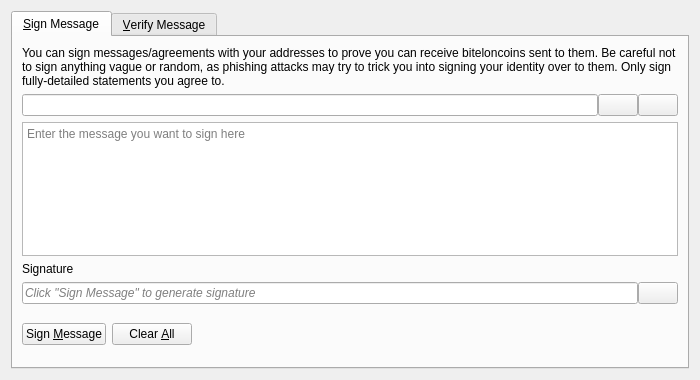
<?xml version="1.0" encoding="UTF-8"?>
<ui version="4.0">
 <class>SignVerifyMessageDialog</class>
 <widget class="QDialog" name="SignVerifyMessageDialog">
  <property name="geometry">
   <rect>
    <x>0</x>
    <y>0</y>
    <width>700</width>
    <height>380</height>
   </rect>
  </property>
  <property name="windowTitle">
   <string>Signatures - Sign / Verify a Message</string>
  </property>
  <property name="modal">
   <bool>true</bool>
  </property>
  <layout class="QVBoxLayout" name="verticalLayout">
   <item>
    <widget class="QTabWidget" name="tabWidget">
     <property name="currentIndex">
      <number>0</number>
     </property>
     <widget class="QWidget" name="tabSignMessage">
      <attribute name="title">
       <string>&amp;Sign Message</string>
      </attribute>
      <layout class="QVBoxLayout" name="verticalLayout_SM">
       <item>
        <widget class="QLabel" name="infoLabel_SM">
         <property name="text">
          <string>You can sign messages/agreements with your addresses to prove you can receive biteloncoins sent to them. Be careful not to sign anything vague or random, as phishing attacks may try to trick you into signing your identity over to them. Only sign fully-detailed statements you agree to.</string>
         </property>
         <property name="textFormat">
          <enum>Qt::PlainText</enum>
         </property>
         <property name="wordWrap">
          <bool>true</bool>
         </property>
        </widget>
       </item>
       <item>
        <layout class="QHBoxLayout" name="horizontalLayout_1_SM">
         <property name="spacing">
          <number>0</number>
         </property>
         <item>
          <widget class="QValidatedLineEdit" name="addressIn_SM">
           <property name="toolTip">
            <string>The BitElonCoin address to sign the message with</string>
           </property>
          </widget>
         </item>
         <item>
          <widget class="QPushButton" name="addressBookButton_SM">
           <property name="toolTip">
            <string>Choose previously used address</string>
           </property>
           <property name="text">
            <string/>
           </property>
           <property name="icon">
            <iconset resource="../biteloncoin.qrc">
             <normaloff>:/icons/address-book</normaloff>:/icons/address-book</iconset>
           </property>
           <property name="shortcut">
            <string>Alt+A</string>
           </property>
           <property name="autoDefault">
            <bool>false</bool>
           </property>
          </widget>
         </item>
         <item>
          <widget class="QPushButton" name="pasteButton_SM">
           <property name="toolTip">
            <string>Paste address from clipboard</string>
           </property>
           <property name="text">
            <string/>
           </property>
           <property name="icon">
            <iconset resource="../biteloncoin.qrc">
             <normaloff>:/icons/editpaste</normaloff>:/icons/editpaste</iconset>
           </property>
           <property name="shortcut">
            <string>Alt+P</string>
           </property>
           <property name="autoDefault">
            <bool>false</bool>
           </property>
          </widget>
         </item>
        </layout>
       </item>
       <item>
        <widget class="QPlainTextEdit" name="messageIn_SM">
         <property name="toolTip">
          <string>Enter the message you want to sign here</string>
         </property>
         <property name="placeholderText">
          <string>Enter the message you want to sign here</string>
         </property>
        </widget>
       </item>
       <item>
        <widget class="QLabel" name="signatureLabel_SM">
         <property name="text">
          <string>Signature</string>
         </property>
         <property name="textFormat">
          <enum>Qt::PlainText</enum>
         </property>
        </widget>
       </item>
       <item>
        <layout class="QHBoxLayout" name="horizontalLayout_2_SM">
         <property name="spacing">
          <number>0</number>
         </property>
         <item>
          <widget class="QLineEdit" name="signatureOut_SM">
           <property name="placeholderText">
            <string>Click "Sign Message" to generate signature</string>
           </property>
           <property name="font">
            <font>
             <italic>true</italic>
            </font>
           </property>
           <property name="readOnly">
            <bool>true</bool>
           </property>
          </widget>
         </item>
         <item>
          <widget class="QPushButton" name="copySignatureButton_SM">
           <property name="toolTip">
            <string>Copy the current signature to the system clipboard</string>
           </property>
           <property name="text">
            <string/>
           </property>
           <property name="icon">
            <iconset resource="../biteloncoin.qrc">
             <normaloff>:/icons/editcopy</normaloff>:/icons/editcopy</iconset>
           </property>
           <property name="autoDefault">
            <bool>false</bool>
           </property>
          </widget>
         </item>
        </layout>
       </item>
       <item>
        <layout class="QHBoxLayout" name="horizontalLayout_3_SM">
         <item>
          <widget class="QPushButton" name="signMessageButton_SM">
           <property name="toolTip">
            <string>Sign the message to prove you own this BitElonCoin address</string>
           </property>
           <property name="text">
            <string>Sign &amp;Message</string>
           </property>
           <property name="icon">
            <iconset resource="../biteloncoin.qrc">
             <normaloff>:/icons/edit</normaloff>:/icons/edit</iconset>
           </property>
           <property name="autoDefault">
            <bool>false</bool>
           </property>
          </widget>
         </item>
         <item>
          <widget class="QPushButton" name="clearButton_SM">
           <property name="toolTip">
            <string>Reset all sign message fields</string>
           </property>
           <property name="text">
            <string>Clear &amp;All</string>
           </property>
           <property name="icon">
            <iconset resource="../biteloncoin.qrc">
             <normaloff>:/icons/remove</normaloff>:/icons/remove</iconset>
           </property>
           <property name="autoDefault">
            <bool>false</bool>
           </property>
          </widget>
         </item>
         <item>
          <spacer name="horizontalSpacer_1_SM">
           <property name="orientation">
            <enum>Qt::Horizontal</enum>
           </property>
           <property name="sizeHint" stdset="0">
            <size>
             <width>40</width>
             <height>48</height>
            </size>
           </property>
          </spacer>
         </item>
         <item>
          <widget class="QLabel" name="statusLabel_SM">
           <property name="font">
            <font>
             <weight>75</weight>
             <bold>true</bold>
            </font>
           </property>
           <property name="text">
            <string/>
           </property>
           <property name="wordWrap">
            <bool>true</bool>
           </property>
          </widget>
         </item>
         <item>
          <spacer name="horizontalSpacer_2_SM">
           <property name="orientation">
            <enum>Qt::Horizontal</enum>
           </property>
           <property name="sizeHint" stdset="0">
            <size>
             <width>40</width>
             <height>48</height>
            </size>
           </property>
          </spacer>
         </item>
        </layout>
       </item>
      </layout>
     </widget>
     <widget class="QWidget" name="tabVerifyMessage">
      <attribute name="title">
       <string>&amp;Verify Message</string>
      </attribute>
      <layout class="QVBoxLayout" name="verticalLayout_VM">
       <item>
        <widget class="QLabel" name="infoLabel_VM">
         <property name="text">
          <string>Enter the receiver's address, message (ensure you copy line breaks, spaces, tabs, etc. exactly) and signature below to verify the message. Be careful not to read more into the signature than what is in the signed message itself, to avoid being tricked by a man-in-the-middle attack. Note that this only proves the signing party receives with the address, it cannot prove sendership of any transaction!</string>
         </property>
         <property name="textFormat">
          <enum>Qt::PlainText</enum>
         </property>
         <property name="alignment">
          <set>Qt::AlignLeading|Qt::AlignLeft|Qt::AlignTop</set>
         </property>
         <property name="wordWrap">
          <bool>true</bool>
         </property>
        </widget>
       </item>
       <item>
        <layout class="QHBoxLayout" name="horizontalLayout_1_VM">
         <property name="spacing">
          <number>0</number>
         </property>
         <item>
          <widget class="QValidatedLineEdit" name="addressIn_VM">
           <property name="toolTip">
            <string>The BitElonCoin address the message was signed with</string>
           </property>
          </widget>
         </item>
         <item>
          <widget class="QPushButton" name="addressBookButton_VM">
           <property name="toolTip">
            <string>Choose previously used address</string>
           </property>
           <property name="text">
            <string/>
           </property>
           <property name="icon">
            <iconset resource="../biteloncoin.qrc">
             <normaloff>:/icons/address-book</normaloff>:/icons/address-book</iconset>
           </property>
           <property name="shortcut">
            <string>Alt+A</string>
           </property>
           <property name="autoDefault">
            <bool>false</bool>
           </property>
          </widget>
         </item>
        </layout>
       </item>
       <item>
        <widget class="QPlainTextEdit" name="messageIn_VM">
          <property name="toolTip">
            <string>The signed message to verify</string>
          </property>
          <property name="placeholderText">
            <string>The signed message to verify</string>
          </property>
        </widget>
       </item>
       <item>
        <widget class="QValidatedLineEdit" name="signatureIn_VM">
          <property name="toolTip">
            <string>The signature given when the message was signed</string>
          </property>
          <property name="placeholderText">
            <string>The signature given when the message was signed</string>
          </property>
        </widget>
       </item>
       <item>
        <layout class="QHBoxLayout" name="horizontalLayout_2_VM">
         <item>
          <widget class="QPushButton" name="verifyMessageButton_VM">
           <property name="toolTip">
            <string>Verify the message to ensure it was signed with the specified BitElonCoin address</string>
           </property>
           <property name="text">
            <string>Verify &amp;Message</string>
           </property>
           <property name="icon">
            <iconset resource="../biteloncoin.qrc">
             <normaloff>:/icons/transaction_0</normaloff>:/icons/transaction_0</iconset>
           </property>
           <property name="autoDefault">
            <bool>false</bool>
           </property>
          </widget>
         </item>
         <item>
          <widget class="QPushButton" name="clearButton_VM">
           <property name="toolTip">
            <string>Reset all verify message fields</string>
           </property>
           <property name="text">
            <string>Clear &amp;All</string>
           </property>
           <property name="icon">
            <iconset resource="../biteloncoin.qrc">
             <normaloff>:/icons/remove</normaloff>:/icons/remove</iconset>
           </property>
           <property name="autoDefault">
            <bool>false</bool>
           </property>
          </widget>
         </item>
         <item>
          <spacer name="horizontalSpacer_1_VM">
           <property name="orientation">
            <enum>Qt::Horizontal</enum>
           </property>
           <property name="sizeHint" stdset="0">
            <size>
             <width>40</width>
             <height>48</height>
            </size>
           </property>
          </spacer>
         </item>
         <item>
          <widget class="QLabel" name="statusLabel_VM">
           <property name="font">
            <font>
             <weight>75</weight>
             <bold>true</bold>
            </font>
           </property>
           <property name="text">
            <string/>
           </property>
           <property name="wordWrap">
            <bool>true</bool>
           </property>
          </widget>
         </item>
         <item>
          <spacer name="horizontalSpacer_2_VM">
           <property name="orientation">
            <enum>Qt::Horizontal</enum>
           </property>
           <property name="sizeHint" stdset="0">
            <size>
             <width>40</width>
             <height>48</height>
            </size>
           </property>
          </spacer>
         </item>
        </layout>
       </item>
      </layout>
     </widget>
    </widget>
   </item>
  </layout>
 </widget>
 <customwidgets>
  <customwidget>
   <class>QValidatedLineEdit</class>
   <extends>QLineEdit</extends>
   <header>qt/qvalidatedlineedit.h</header>
  </customwidget>
 </customwidgets>
 <resources>
  <include location="../biteloncoin.qrc"/>
 </resources>
 <connections/>
</ui>
